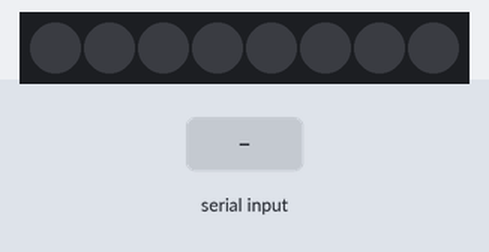
Recording of a sketch running on a simulated Arduino Uno, built with avr-gcc and run on an emulated ATmega328P. On the bench: 8 RGB LEDs in strip order, left to right. The inputs (shaded band) are chosen by the test bench. Dim RGB values are drawn brighter than linear.

Above: at 1.2 s.
1.3 s: "1\n" received over Serial
At 2.1 s:
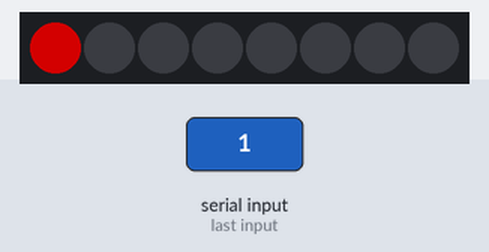
3.8 s: "2\n" received over Serial
At 4.6 s:
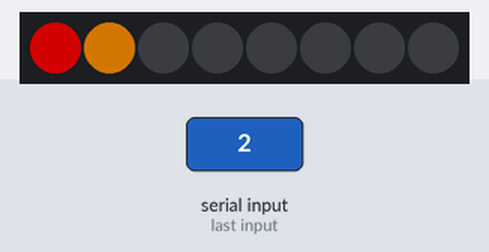
6.3 s: "3\n" received over Serial
At 7.1 s:
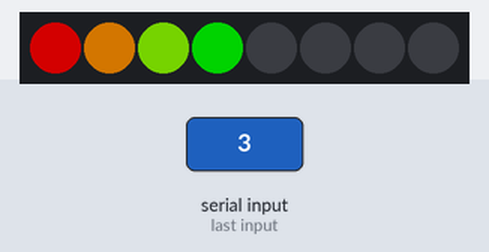
8.8 s: "4\n" received over Serial
At 9.1 s:
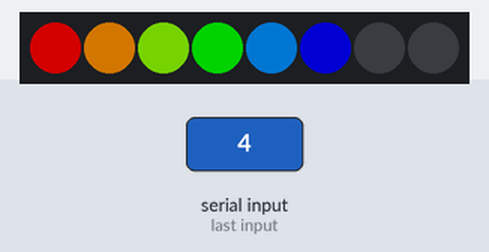
11.3 s: "5\n" received over Serial
At 12.1 s:
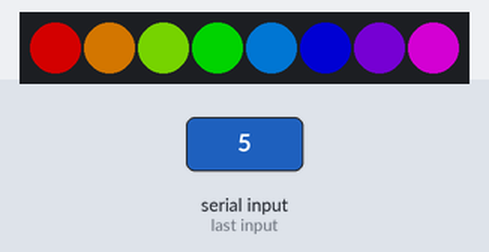
Timing chart, 0 to 14.3 s (numbered marks = the images above; inputs shaded):
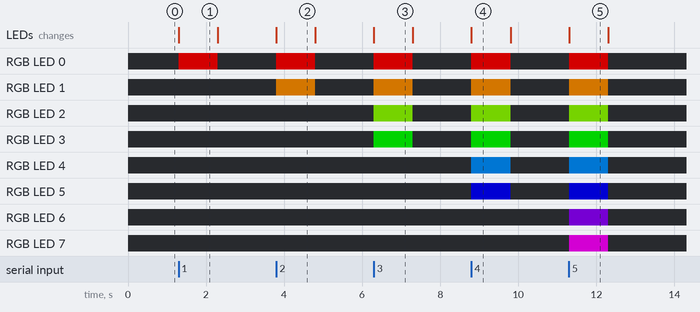

Measured:
- after the input at 1.3 s, RGB LED 0: off → RGB(125, 0, 0) at once, → off 1.0 s later; the LEDs: change at once (image 1)
- after the input at 3.8 s, RGB LED 0: off → RGB(125, 0, 0) at once, → off 1.0 s later; RGB LED 1: off → RGB(125, 70, 0) at once, → off 1.0 s later; the LEDs: change at once (image 2)
- after the input at 6.3 s, RGB LED 0: off → RGB(125, 0, 0) at once, → off 1.0 s later; RGB LED 1: off → RGB(125, 70, 0) at once, → off 1.0 s later; RGB LED 2: off → RGB(70, 125, 0) at once, → off 1.0 s later; RGB LED 3: off → RGB(0, 125, 0) at once, → off 1.0 s later; the LEDs: change at once (image 3)
- after the input at 8.8 s, RGB LED 0: off → RGB(125, 0, 0) at once, → off 1.0 s later; RGB LED 1: off → RGB(125, 70, 0) at once, → off 1.0 s later
- after the input at 11.3 s, RGB LED 0: off → RGB(125, 0, 0) at once, → off 1.0 s later; RGB LED 1: off → RGB(125, 70, 0) at once, → off 1.0 s later
- what the display in image 1 shows lasts 1.0 s, from 1.3 s to 2.3 s

The sketch:

hasifa.ino
```cpp
#include <Adafruit_NeoPixel.h>


#define neoPin 14
#define pixelsNum 8


Adafruit_NeoPixel pixels = Adafruit_NeoPixel(pixelsNum, neoPin, NEO_GRB + NEO_KHZ800);


void setup() {
  Serial.begin(9600);
  pixels.begin();
  pixels.clear();
}


void loop() {
  if (Serial.available() > 0) {
    int number = Serial.parseInt();

    switch (number){
      case 0:
        pixels.clear();
        pixels.show();
        break;
      case 1:
      pixels.clear();
      pixels.setPixelColor(0, 125, 0, 0);
      pixels.show();
      break;
      case 2:
      pixels.clear();
      pixels.setPixelColor(0, 125, 0, 0);
      pixels.setPixelColor(1, 125, 70, 0);
      pixels.show();
      break;
      case 3:
      pixels.clear();
      pixels.setPixelColor(0, 125, 0, 0);
      pixels.setPixelColor(1, 125, 70, 0);
      pixels.setPixelColor(2, 70, 125, 0);
      pixels.setPixelColor(3, 0, 125, 0);
      pixels.show();
      break;
      case 4:
      pixels.clear();
      pixels.setPixelColor(0, 125, 0, 0);
      pixels.setPixelColor(1, 125, 70, 0);
      pixels.setPixelColor(2, 70, 125, 0);
      pixels.setPixelColor(3, 0, 125, 0);
      pixels.setPixelColor(4, 0, 70, 125);
      pixels.setPixelColor(5, 0, 0, 125);
      pixels.show();
      break;
      case 5:
      pixels.clear();
      pixels.setPixelColor(0, 125, 0, 0);
      pixels.setPixelColor(1, 125, 70, 0);
      pixels.setPixelColor(2, 70, 125, 0);
      pixels.setPixelColor(3, 0, 125, 0);
      pixels.setPixelColor(4, 0, 70, 125);
      pixels.setPixelColor(5, 0, 0, 125);
      pixels.setPixelColor(6 ,70, 0, 125);
      pixels.setPixelColor(7 ,125, 0, 125);
      pixels.show();
      break;
    }


  }
}
```
